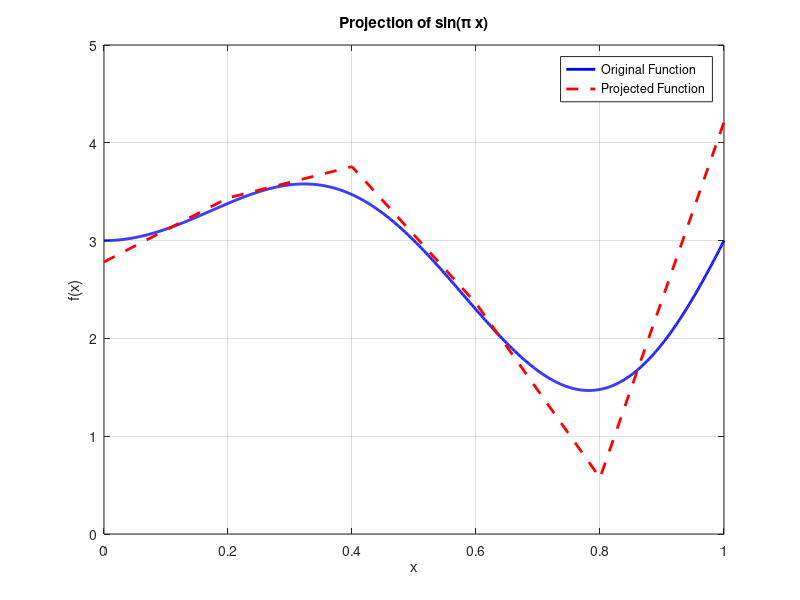

Write MATLAB code to recreate this figure.
clc;
clear;
close all;

% x 값 생성
n = 6; % 행 및 열의 개수
x = linspace(0, 1, n);
h = x(2) - x(1); % 간격 계산

% 주어진 함수 정의

% f = @(x) (sin(pi*x))
f = @(x) (2*x).*sin(2*pi * x) + 3 ;


% Load vector 계산
b = zeros(n, 1);
for i = 1:n
    b(i) = trapz(x, f(x) .* max(0, 1 - 2 * abs(x - x(i)) / h));
end

% % M 행렬 생성
M = zeros(n, n);
for i = 1:n
    for j = 1:n
        if i == j
            if i == 1 || i == n
                M(i, i) = h / 3;
            else
                M(i, i) = 2 * h / 3;
            end
        elseif abs(i - j) == 1
            M(i, j) = h / 6;
        end
    end
end



% 선형 시스템 해결 => '\' or Thomas algorithm(tridiagonal matrix algorithm)으로 해결
x_solution = M \ b;

% hat function 계산
hat_functions = zeros(n, n);
for i = 1:n
    hat_functions(:, i) = max(0, 1 - 2 * abs(x - x(i)) / h);
end

% 프로젝션된 함수 계산
projected_function = hat_functions * x_solution;

% 결과 플롯
x_values = linspace(0, 1, 1000); % 더 많은 점으로 그래프를 그리기 위해
figure;
plot(x_values, f(x_values), 'b', 'LineWidth', 2); hold on;
plot(x, projected_function, 'r--', 'LineWidth', 2);
legend('Original Function', 'Projected Function', 'Location', 'best');
xlabel('x');
ylabel('f(x)');
title('Projection of sin(\pi x)');
grid on;
hold off;
